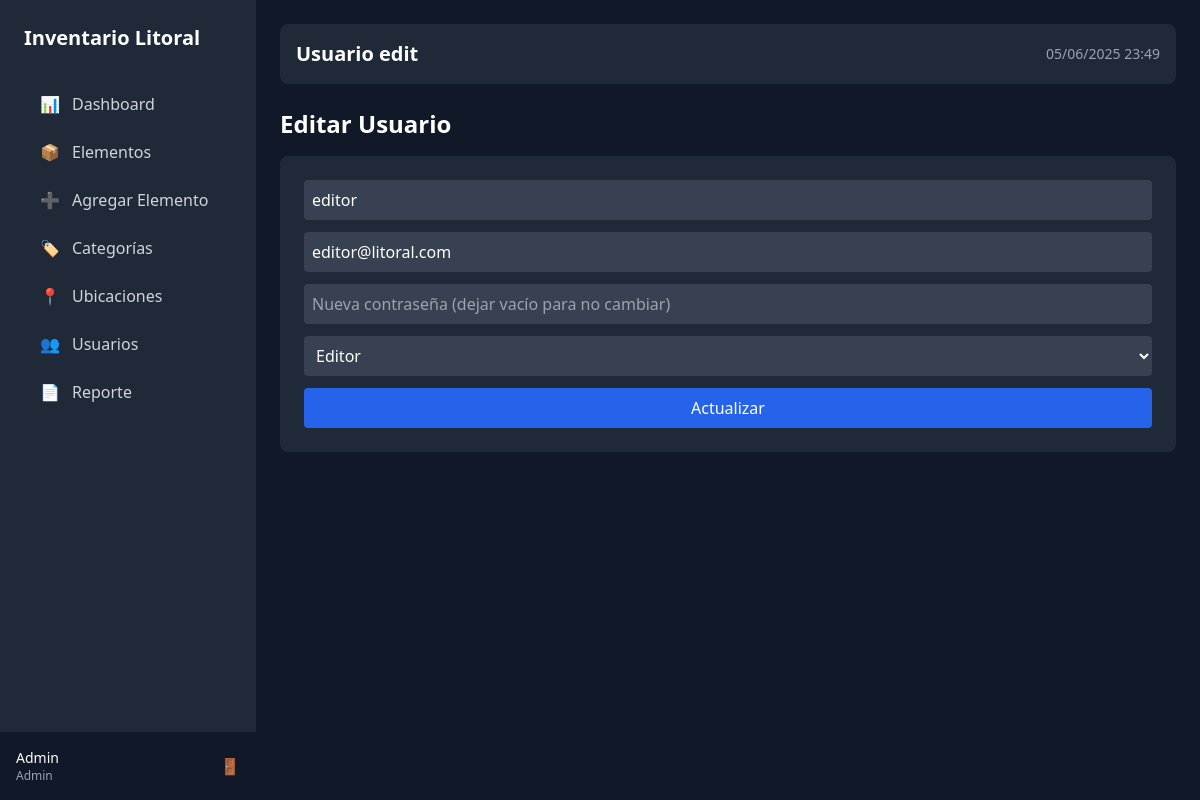
Screenshot of /public/usuario_edit.php?id=8 (signed in) with the database file from the repository.
### tables this page shows
CREATE TABLE `usuarios` (
  `id` int(11) NOT NULL,
  `nombre` varchar(100) NOT NULL,
  `email` varchar(100) NOT NULL,
  `password` varchar(255) NOT NULL,
  `rol` enum('admin','editor') NOT NULL DEFAULT 'editor',
  `creado_en` timestamp NOT NULL DEFAULT current_timestamp()
);

### public/usuario_edit.php (the view, shortened to what this page needs)
<?php
require_once '../config/database.php';
$id = $_GET['id'] ?? null;
$stmt = $pdo->prepare("SELECT * FROM usuarios WHERE id = ?");
$stmt->execute([$id]);
$user = $stmt->fetch();
include '../includes/header.php';
?>
<h2 class="text-2xl font-bold text-white mb-4">Editar Usuario</h2>
<form method="POST" class="bg-gray-800 p-6 rounded-lg">
    <input name="nombre" type="text" value="<?= htmlspecialchars($user['nombre']) ?>" required class="mb-3 w-full p-2 rounded bg-gray-700 text-white" />
    <input name="email" type="email" value="<?= htmlspecialchars($user['email']) ?>" required class="mb-3 w-full p-2 rounded bg-gray-700 text-white" />
    <input name="password" type="password" placeholder="Nueva contraseña (dejar vacío para no cambiar)" class="mb-3 w-full p-2 rounded bg-gray-700 text-white" />
    <select name="rol" class="mb-3 w-full p-2 rounded bg-gray-700 text-white">
        <option value="editor" <?= $user['rol']=='editor'?'selected':'' ?>>Editor</option>
    </select>
    <button type="submit" class="w-full bg-blue-600 text-white py-2 rounded hover:bg-blue-700 transition">Actualizar</button>
</form>
<?php include '../includes/footer.php'; ?>

### rows the page displays
usuarios: nombre "editor", email "editor@litoral.com", rol "Editor"

### other values shown
$_SESSION['usuario']['nombre'] "Admin"
$_SESSION['usuario']['rol'] "Admin"
str_replace('_', ' ', $current_page) "Usuario edit"
